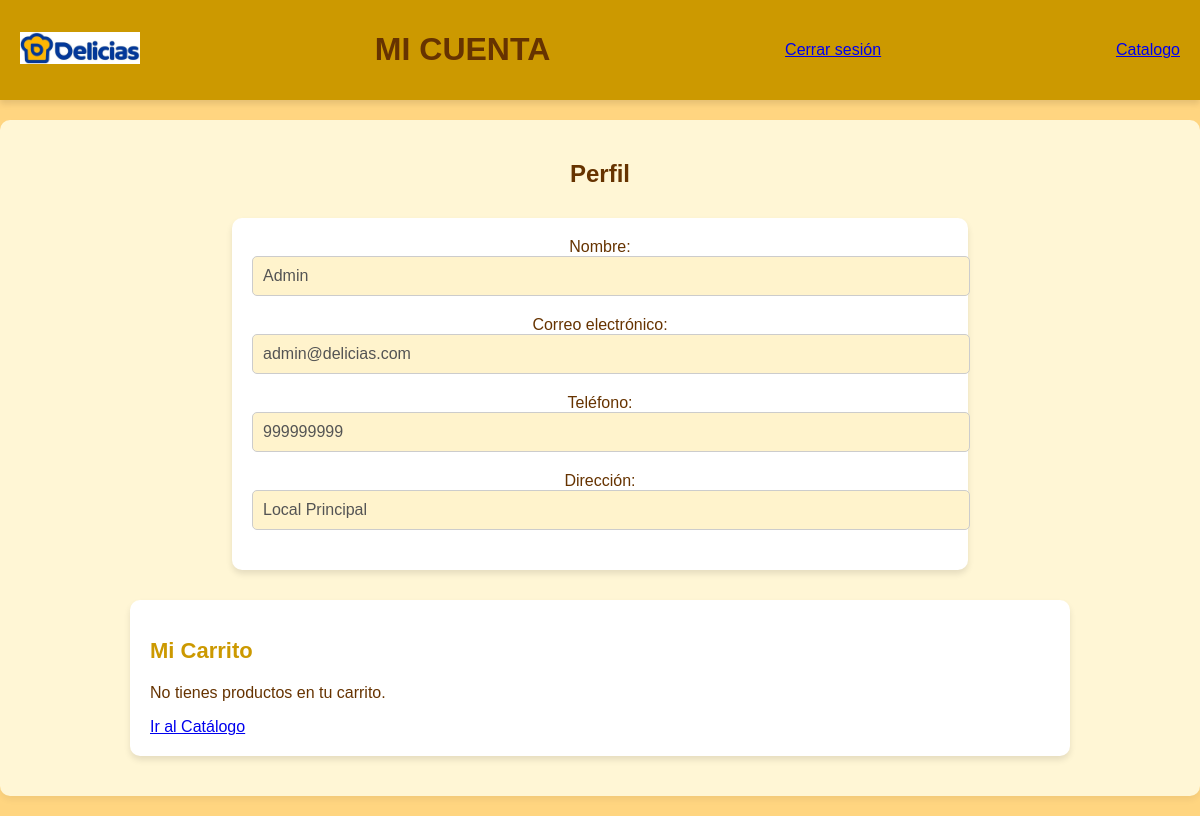
Page /mi_cuenta.php (signed in) on the committed database.
### tables this page shows
CREATE TABLE `usuarios` (
  `id_usuario` int(11) NOT NULL AUTO_INCREMENT,
  `nombre` varchar(100) NOT NULL,
  `email` varchar(100) NOT NULL UNIQUE,
  `telefono` varchar(15) DEFAULT NULL,
  `direccion` varchar(255) NOT NULL,
  `contrasena` varchar(255) NOT NULL,
  `rol` ENUM('cliente','admin') NOT NULL DEFAULT 'cliente',
  `fecha_registro` timestamp NOT NULL DEFAULT CURRENT_TIMESTAMP,
  PRIMARY KEY (`id_usuario`)
);

### mi_cuenta.php (the view, shortened to what this page needs)
<?php
include 'db.php';
$usuario_id = $_SESSION['id_usuario'];
$sql = "SELECT * FROM usuarios WHERE id_usuario = ?";
$stmt = $pdo->prepare($sql);
$stmt->execute([$usuario_id]);
$usuario = $stmt->fetch(PDO::FETCH_ASSOC);
$sql_carrito = "SELECT carrito.id_carrito, productos.nombre, productos.precio, carrito.cantidad
                FROM carrito
                JOIN productos ON carrito.id_producto = productos.id_producto
                WHERE carrito.id_usuario = ?";
$stmt_carrito = $pdo->prepare($sql_carrito);
$stmt_carrito->execute([$usuario_id]);
$productos_carrito = $stmt_carrito->fetchAll(PDO::FETCH_ASSOC);
?>
<!DOCTYPE html>
<html lang="es">
<head>
    <link rel="stylesheet" href="styles.css">
</head>
<body>
    <header>
        <div class="logo">
            <img src="images/logo/logo.jpg" alt="Logo de Delicias Del Centro">
        </div>
        <h1>MI CUENTA</h1>
        <a href="logout.php" class="cerrar-sesion">Cerrar sesión</a>
        <a href="index.php" class="index.php">Catalogo</a>
    </header>
    <main>
        <section class="perfil">
            <h2>Perfil</h2>
            <form>
                <label for="nombre">Nombre:</label>
                <input type="text" id="nombre" value="<?php echo htmlspecialchars($usuario['nombre']); ?>" disabled>
                <label for="email">Correo electrónico:</label>
                <input type="text" id="email" value="<?php echo htmlspecialchars($usuario['email']); ?>" disabled>
                <label for="telefono">Teléfono:</label>
                <input type="text" id="telefono" value="<?php echo htmlspecialchars($usuario['telefono']); ?>" disabled>
                <label for="direccion">Dirección:</label>
                <input type="text" id="direccion" value="<?php echo htmlspecialchars($usuario['direccion']); ?>" disabled>
            </form>
        </section>
        <section class="mi-carrito">
            <h2>Mi Carrito</h2>
            <div class="carrito-lista">
                <?php if (count($productos_carrito) > 0): ?>
                    <?php foreach ($productos_carrito as $producto): ?>
                        <div class="carrito-item">
                            <p><strong><?php echo htmlspecialchars($producto['nombre']); ?></strong></p>
                            <p>Cantidad: <?php echo $producto['cantidad']; ?></p>
                            <p>Precio Unitario: S/ <?php echo number_format($producto['precio'], 2); ?></p>
                            <p>Total: S/ <?php echo number_format($producto['precio'] * $producto['cantidad'], 2); ?></p>
                        </div>
                    <?php endforeach; ?>
                    <?php
                        $total_carrito = 0;
                        foreach ($productos_carrito as $producto) {
                            $total_carrito += $producto['precio'] * $producto['cantidad'];
                        }
                    ?>
                    <h3>Total Carrito: S/ <?php echo number_format($total_carrito, 2); ?></h3>
                    <form action="checkout.php" method="POST">
                        <button type="submit">Proceder al Pago</button>
                    </form>
                <?php else: ?>
                    <p>No tienes productos en tu carrito.</p>
                <?php endif; ?>
            </div>
            <div class="acciones-carrito">
                <a href="catalogo.php" class="btn">Ir al Catálogo</a>
            </div>
        </section>
    </main>
</body>
</html>

### styles.css (style rules this page uses)
body { font-family: 'Arial', sans-serif; margin: 0; padding: 0; background-color: #ffd580; color: #663300; text-align: center; }
header { background-color: #cc9900; padding: 10px 20px; display: flex; justify-content: space-between; align-items: center; position: relative; box-shadow: 0 4px 6px rgba(0, 0, 0, 0.1); }
header .logo img { width: 120px; height: auto; }
form { width: 60%; margin: 30px auto; padding: 20px; background-color: #FFF; border-radius: 10px; box-shadow: 0 4px 6px rgba(0, 0, 0, 0.1); }
form label { font-size: 16px; color: #663300; }
form input { padding: 10px; font-size: 16px; border: 1px solid #CCC; border-radius: 5px; width: 100%; background-color: #fff3cc; margin-bottom: 20px; }
.mi-carrito { background-color: #FFF; padding: 20px; margin: 20px auto; max-width: 900px; border-radius: 10px; box-shadow: 0 4px 6px rgba(0, 0, 0, 0.1); text-align: left; }
.mi-carrito h2 { font-size: 22px; color: #cc9900; margin-bottom: 20px; }
main { background-color: #fff6d5; padding: 20px; margin: 20px 0; border-radius: 10px; box-shadow: 0 4px 6px rgba(0, 0, 0, 0.05); }

### rows in the picture
usuarios: nombre "Admin", email "admin@delicias.com", telefono "999999999", direccion "Local Principal"
